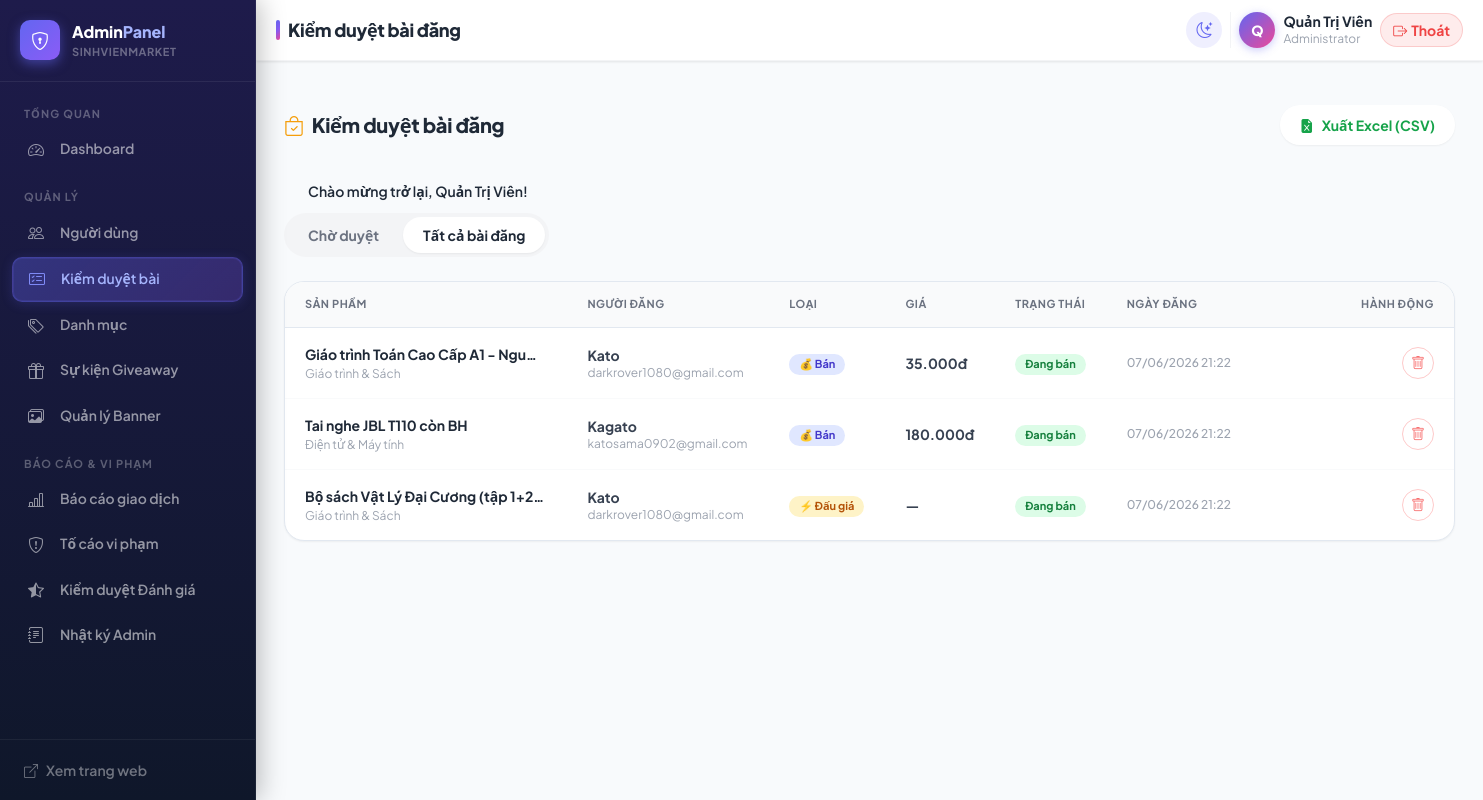
The app's page /admin/products?tab=all (signed in) with its own data.
### tables this page shows
CREATE TABLE `products` (
    `id`          INT UNSIGNED NOT NULL AUTO_INCREMENT,
    `user_id`     INT UNSIGNED NOT NULL COMMENT 'Người đăng bán',
    `category_id` INT UNSIGNED NOT NULL COMMENT 'Danh mục',
    `title`       VARCHAR(200) NOT NULL COMMENT 'Tiêu đề bài đăng',
    `description` TEXT         NOT NULL COMMENT 'Mô tả chi tiết sản phẩm',
    `image`       VARCHAR(255) DEFAULT NULL COMMENT 'Tên file ảnh trong /public/uploads/',
    `type`        ENUM('sale', 'exchange', 'auction') NOT NULL DEFAULT 'sale'
                  COMMENT 'Loại: bán thường / trao đổi / đấu giá ngược',
    `status`      ENUM('pending', 'active', 'sold', 'cancelled') NOT NULL DEFAULT 'pending'
                  COMMENT 'pending=chờ duyệt, active=đang bán, sold=đã bán, cancelled=bị từ chối',
    `price`       DECIMAL(12, 0) DEFAULT NULL COMMENT 'Giá cố định (chỉ dùng với type=sale)',
     
    `condition`   ENUM('new','like_new','used','worn') NOT NULL DEFAULT 'used'
                  COMMENT 'Tình trạng: new=Mới 100%, like_new=Như mới, used=Đã dùng, worn=Cũ',
     
    `bumped_at`   TIMESTAMP NULL DEFAULT NULL COMMENT 'Thời điểm đẩy tin gần nhất (NULL = chưa đẩy)',
     
    `ai_review_status` ENUM('pending','safe','suspicious','violation') DEFAULT 'pending'
                       COMMENT 'Kết quả kiểm duyệt của AI',
    `ai_review_note`   TEXT DEFAULT NULL
                       COMMENT 'Lý do AI đưa ra (Việt hoá cho Admin đọc)',
    `created_at`  TIMESTAMP NOT NULL DEFAULT CURRENT_TIMESTAMP,
    `updated_at`  TIMESTAMP NOT NULL DEFAULT CURRENT_TIMESTAMP ON UPDATE CURRENT_TIMESTAMP,
    PRIMARY KEY (`id`),
    KEY `idx_user_id`       (`user_id`),
    KEY `idx_category_id`   (`category_id`),
    KEY `idx_type`          (`type`),
    KEY `idx_status`        (`status`),
    KEY `idx_condition`     (`condition`),
    KEY `idx_bumped_at`     (`bumped_at`),
    KEY `idx_created_at`    (`created_at`),
    KEY `idx_status_created` (`status`, `created_at`),
    FULLTEXT KEY `ft_search` (`title`, `description`),
    CONSTRAINT `fk_products_user`     FOREIGN KEY (`user_id`)     REFERENCES `users`(`id`)       ON DELETE CASCADE,
    CONSTRAINT `fk_products_category` FOREIGN KEY (`category_id`) REFERENCES `categories`(`id`) ON DELETE RESTRICT
);

CREATE TABLE `categories` (
    `id`         INT UNSIGNED NOT NULL AUTO_INCREMENT,
    `name`       VARCHAR(100) NOT NULL COMMENT 'Tên danh mục',
    `slug`       VARCHAR(120) NOT NULL COMMENT 'URL-friendly name',
    `icon`       VARCHAR(60)  DEFAULT NULL COMMENT 'Bootstrap Icon class, VD: bi-book',
    `created_at` TIMESTAMP NOT NULL DEFAULT CURRENT_TIMESTAMP,
    PRIMARY KEY (`id`),
    UNIQUE KEY `uq_slug` (`slug`)
);

CREATE TABLE `users` (
    `id`         INT UNSIGNED NOT NULL AUTO_INCREMENT,
    `name`       VARCHAR(100) NOT NULL COMMENT 'Họ tên đầy đủ',
    `email`      VARCHAR(150) NOT NULL COMMENT 'Email đăng ký (duy nhất)',
    `password`   VARCHAR(255) NOT NULL COMMENT 'bcrypt hash',
    `phone`      VARCHAR(20)  DEFAULT NULL COMMENT 'Số điện thoại liên hệ',
    `avatar`     VARCHAR(255) DEFAULT NULL COMMENT 'Đường dẫn ảnh đại diện',
    `role`       ENUM('student', 'admin') NOT NULL DEFAULT 'student',
    `is_locked`  TINYINT(1) NOT NULL DEFAULT 0 COMMENT '1 = bị khóa bởi Admin',
    `lock_reason` VARCHAR(255) DEFAULT NULL,
    `locked_at`   TIMESTAMP NULL DEFAULT NULL,
    `locked_until` TIMESTAMP NULL DEFAULT NULL,
     
    `google_id`   VARCHAR(100) NULL UNIQUE COMMENT 'ID từ Google',
    `avatar_url`  VARCHAR(255) NULL COMMENT 'Ảnh đại diện từ Google',
     
    `security_question` VARCHAR(255) DEFAULT NULL,
    `security_answer`   VARCHAR(255) DEFAULT NULL,
    `otp_code`          VARCHAR(255) DEFAULT NULL,
    `otp_expires_at`    TIMESTAMP NULL DEFAULT NULL,
    `is_verified`       TINYINT(1) DEFAULT 0,
    `last_verified_at`  TIMESTAMP NULL DEFAULT NULL,
     
    `university`        VARCHAR(200) DEFAULT NULL COMMENT 'Trường / Khoa',
    `student_id`        VARCHAR(30)  DEFAULT NULL COMMENT 'MSSV (tùy chọn)',
    `dormitory_address` VARCHAR(255) DEFAULT NULL COMMENT 'Ký túc xá / Địa chỉ giao nhận',
    `social_contact`    VARCHAR(255) DEFAULT NULL COMMENT 'Zalo / Facebook liên hệ',
    `bio`               TEXT         DEFAULT NULL COMMENT 'Tiểu sử ngắn',
    `available_time`    VARCHAR(100) DEFAULT NULL COMMENT 'Thời gian online',
     
    `is_student_verified` TINYINT(1) NOT NULL DEFAULT 0 COMMENT '1 = đã xác thực là sinh viên (email edu/ac.vn)',
     
    `twofa_enabled`     TINYINT(1) NOT NULL DEFAULT 0 COMMENT '1 = bật xác minh 2 bước khi đăng nhập',
    `session_token`     VARCHAR(64) NULL COMMENT 'Token phiên hiện hành — 1 tài khoản chỉ 1 phiên',
     
    `coins`         INT UNSIGNED NOT NULL DEFAULT 0 COMMENT 'Số xu hiện có',
    `checkin_streak` INT UNSIGNED NOT NULL DEFAULT 0 COMMENT 'Chuỗi điểm danh liên tiếp',
    `last_checkin`  DATE          DEFAULT NULL COMMENT 'Ngày check-in gần nhất',
     
    `strike_count`  TINYINT UNSIGNED NOT NULL DEFAULT 0 COMMENT 'Số gậy cảnh cáo vi phạm',
    `created_at` TIMESTAMP NOT NULL DEFAULT CURRENT_TIMESTAMP,
    `updated_at` TIMESTAMP NOT NULL DEFAULT CURRENT_TIMESTAMP ON UPDATE CURRENT_TIMESTAMP,
    PRIMARY KEY (`id`),
    UNIQUE KEY `uq_email` (`email`),
    KEY `idx_role` (`role`),
    KEY `idx_is_locked` (`is_locked`),
    KEY `idx_student_verified` (`is_student_verified`)
);

### app/views/admin/products.php (the view, shortened to what the rows shown need)
<?php
$appUrl = rtrim($_ENV['APP_URL'] ?? '', '/');
$statusMap = [
    'pending'   => ['Chờ duyệt',   'bg-amber-100 text-amber-700'],
    'active'    => ['Đang bán',    'bg-green-100 text-green-700'],
    'sold'      => ['Đã bán',      'bg-gray-100 text-gray-600'],
    'cancelled' => ['Đã từ chối', 'bg-red-100 text-red-600'],
];
$typeMap = ['sale' => '💰 Bán', 'exchange' => '🔄 Trao đổi', 'auction' => '⚡ Đấu giá'];
?>
<div class="font-sans antialiased text-gray-800 dark:text-dark-text">
  <div class="bg-white dark:bg-dark-card rounded-[20px] border border-light-border dark:border-dark-border overflow-hidden shadow-sm animate-[fadeInUp_0.4s_ease-out_both]">
    <?php if (empty($products)): ?>
      <div class="p-16 text-center text-gray-400 flex flex-col items-center gap-3">
        <i class="bi bi-check-circle-fill text-green-500 text-5xl"></i>
        <p class="m-0 text-sm font-semibold">Không có bài đăng nào chờ duyệt ✅</p>
      </div>
    <?php else: ?>
      <div class="overflow-x-auto">
        <table class="w-full text-left border-collapse min-w-[900px]">
          <thead>
            <tr class="bg-gray-50 dark:bg-dark-2 border-b border-light-border dark:border-dark-border text-[11px] font-bold text-gray-500 uppercase tracking-wider">
              <th class="py-3.5 px-5">Sản phẩm</th>
              <th class="py-3.5 px-5">Người đăng</th>
              <th class="py-3.5 px-5">Loại</th>
              <th class="py-3.5 px-5">Giá</th>
              <th class="py-3.5 px-5">Trạng thái</th>
              <th class="py-3.5 px-5">Ngày đăng</th>
              <th class="py-3.5 px-5 min-w-[200px] text-right">Hành động</th>
            </tr>
          </thead>
          <tbody class="divide-y divide-gray-50 dark:divide-dark-border">
            <?php foreach ($products as $p): ?>
              <?php [$statusLabel, $statusCls] = $statusMap[$p['status']] ?? ['?', 'bg-gray-100 text-gray-500']; ?>
              <tr class="hover:bg-gray-50/50 dark:hover:bg-dark-2/50 transition-colors">
                <td class="py-4 px-5">
                  <a href="<?= $appUrl ?>/products/show?id=<?= $p['id'] ?>" target="_blank"
                     class="font-bold text-sm text-gray-800 dark:text-dark-text no-underline hover:text-primary transition-colors block max-w-[240px] truncate">
                    <?= htmlspecialchars($p['title'], ENT_QUOTES) ?>
                  </a>
                  <div class="text-xs text-gray-400 mt-0.5 truncate max-w-[240px]"><?= htmlspecialchars($p['category_name'], ENT_QUOTES) ?></div>
                </td>
                <td class="py-4 px-5">
                  <div class="text-sm font-bold text-gray-700 dark:text-gray-200"><?= htmlspecialchars($p['seller_name'], ENT_QUOTES) ?></div>
                  <div class="text-xs text-gray-400"><?= htmlspecialchars($p['seller_email'], ENT_QUOTES) ?></div>
                </td>
                <td class="py-4 px-5 whitespace-nowrap">
                  <?php
                    $typeCls = ['sale' => 'bg-indigo-100 text-indigo-700', 'exchange' => 'bg-cyan-100 text-cyan-700', 'auction' => 'bg-amber-100 text-amber-700'];
                  ?>
                  <span class="inline-flex items-center px-2.5 py-0.5 rounded-full text-[11px] font-bold <?= $typeCls[$p['type']] ?? 'bg-gray-100 text-gray-600' ?>">
                    <?= $typeMap[$p['type']] ?? '?' ?>
                  </span>
                </td>
                <td class="py-4 px-5 font-bold text-sm text-gray-700 dark:text-gray-200 whitespace-nowrap">
                  <?= $p['price'] ? number_format((int)$p['price'], 0, ',', '.') . 'đ' : '—' ?>
                </td>
                <td class="py-4 px-5 whitespace-nowrap">
                  <span class="inline-flex items-center px-2.5 py-0.5 rounded-full text-[11px] font-bold <?= $statusCls ?>">
                    <?= $statusLabel ?>
                  </span>
                </td>
                <td class="py-4 px-5 text-xs font-medium text-gray-400 whitespace-nowrap">
                  <?= date('d/m/Y H:i', strtotime($p['created_at'])) ?>
                </td>
                <td class="py-4 px-5">
                  <div class="flex items-center justify-end gap-2 flex-wrap">
                    <?php if ($p['status'] !== 'sold'): ?>
                      <form method="POST" action="<?= $appUrl ?>/admin/products/delete" class="m-0"
                            onsubmit="return confirm('Xóa bài đăng này? Hành động được ghi vào audit log.')">
                        <button class="inline-flex items-center justify-center w-8 h-8 rounded-lg text-red-400 border border-red-200 dark:border-red-800 hover:bg-red-500 hover:text-white hover:border-red-500 transition-all bg-transparent cursor-pointer" title="Xóa">
                          <i class="bi bi-trash text-sm"></i>
                        </button>
                      </form>
                    <?php endif; ?>
                  </div>
                </td>
              </tr>
            <?php endforeach; ?>
          </tbody>
        </table>
      </div>
    <?php endif; ?>
  </div>
</div>

### records on screen
products: title "Giáo trình Toán Cao Cấp A1 - Ngu…", category.name "Giáo trình & Sách", user.name "Kato", user.email "darkrover1080@gmail.com", type "💰 Bán", price "35.000", statusLabel "Đang bán", created_at "07/06/2026 21:22"
products: title "Tai nghe JBL T110 còn BH", category.name "Điện tử & Máy tính", user.name "Kagato", user.email "katosama0902@gmail.com", type "💰 Bán", price "180.000", statusLabel "Đang bán", created_at "07/06/2026 21:22"
products: title "Bộ sách Vật Lý Đại Cương (tập 1+2…", category.name "Giáo trình & Sách", user.name "Kato", user.email "darkrover1080@gmail.com", type "⚡ Đấu giá", statusLabel "Đang bán", created_at "07/06/2026 21:22"

### other values on screen
$title "Kiểm duyệt bài đăng"
mb_strtoupper(mb_substr($user['name'] ?? 'A', 0, 1)) "Q"
$user['name'] "Quản Trị Viên"
$message "Chào mừng trở lại, Quản Trị Viên!"
